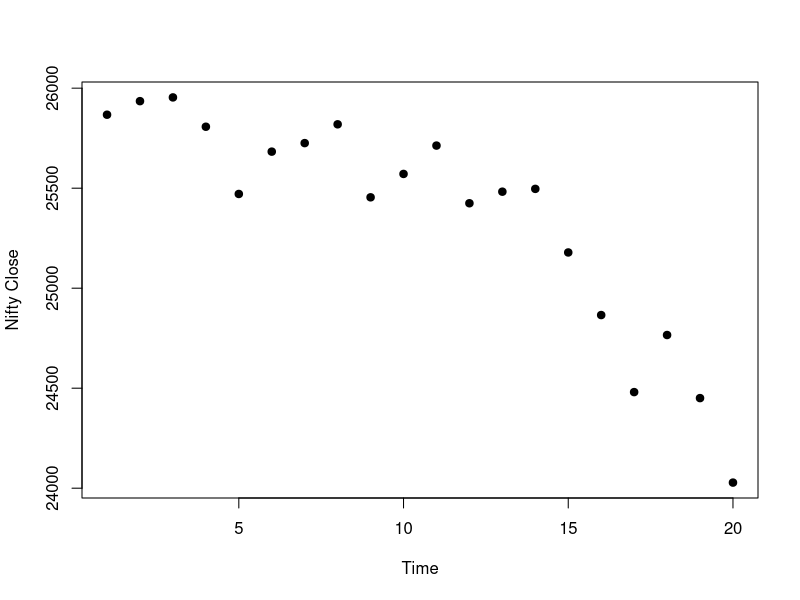
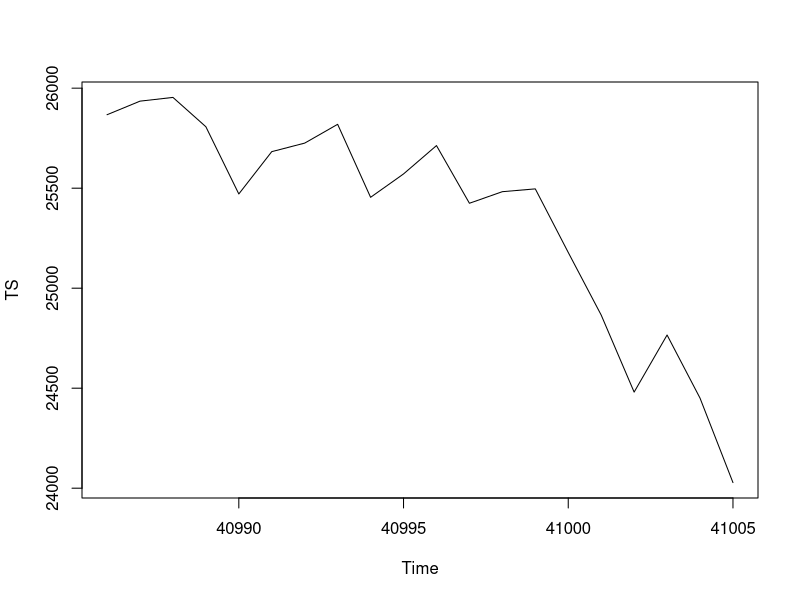
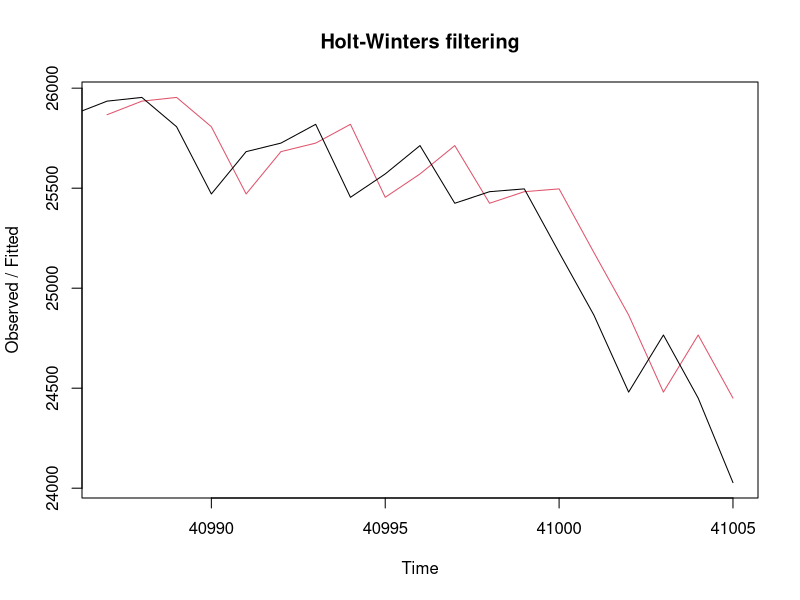
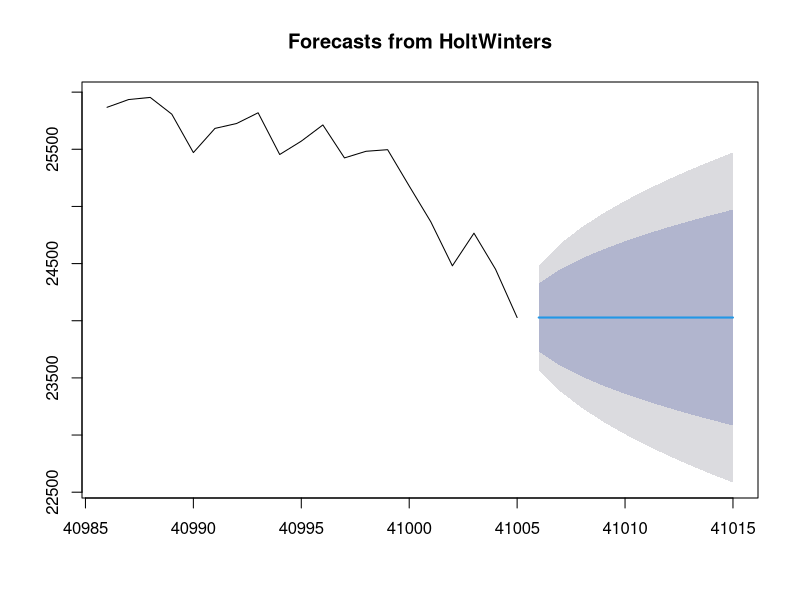

Recreate these plots in R, in order.
# Read file
setwd("/Users/pankaj/TechCareer/World-of-R/Time-Series-Analysis-and-Forecasting")

nifty <- read.csv("nifty.csv")

# Inspect
head(nifty)
names(nifty) <- make.names(names(nifty))

nifty$Date <- as.Date(nifty$Date, format="%d-%b-%Y")

nifty <- nifty[order(nifty$Date), ]

nifty$t <- 1:nrow(nifty)

plot(nifty$t, nifty$Close, pch=19,
     xlab="Time", ylab="Nifty Close")

TS = ts(nifty$Close, nifty$Date)
plot(TS)

SES = HoltWinters(TS, alpha = NULL, beta = FALSE, gamma = FALSE)
plot(SES)

library(forecast)
Forecast_SES = forecast::forecast(SES, h = 10)
plot(Forecast_SES)

Forecast_SES
